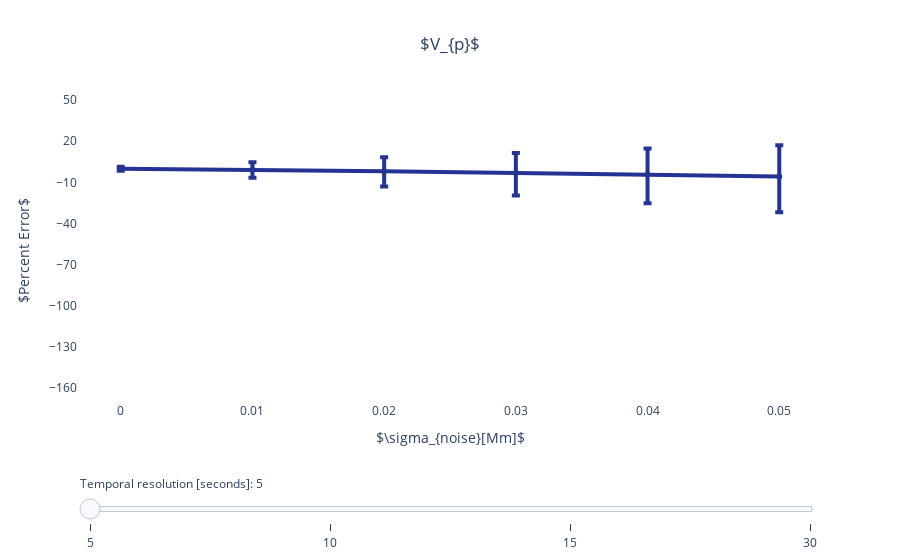

The notebook cell saved with this chart:
### Markdown cell above
## Figure 2 - third subfigure

### Code cell
file = loadmat('fig2andfig3vars.mat')

listSigmaC = np.squeeze(np.asarray((np.reshape(file['listSigmaC'], 6))))
curErr5 = file['curErr5']
errQt5 = file['errQt5']
errMd5 = file['errMd5']


# Third subplot

fig = go.Figure()
line_colours = cycle(['#253494','#2C7fB8','#41B6C4','#A1DAB4'])
legend_values=cycle(['5','10','15','30'])
for i in range(0,4):
    finalErrMd5=np.squeeze(np.asarray((np.reshape(errMd5[i,:], 6))))
    finalErrorDiff5=np.squeeze(np.asarray((np.reshape(abs(errQt5[i,:,0]-errMd5[i,:]), 6))))
    finalErrorDiffMinus5=np.squeeze(np.asarray((np.reshape(abs(errQt5[i,:,1]-errMd5[i,:]), 6))))
    fig.add_trace(go.Scatter(
        visible=False,
        x=listSigmaC,
        y=finalErrMd5,
        error_y=dict(
            type='data', # value of error bar given in data coordinates
            array=finalErrorDiff5,
            arrayminus=finalErrorDiffMinus5,
            symmetric=False,
            visible=True,
            thickness=4),
        line_color=next(line_colours),
        line_width=4, showlegend=False, name=next(legend_values)) 
    )
    
    
# Default value on the slider    
fig.data[0].visible = True

legend_values = [5, 10, 15, 30]

# Create and add slider
steps = []
for i in range(len(fig.data)):
    step = dict(
        method="update",
        args=[{"visible": [False] * len(fig.data)}],
        value=legend_values[i],
        label=legend_values[i]        
    )
    step["args"][0]["visible"][i] = True  # Toggle i'th trace to "visible"
    steps.append(step)

sliders = [dict(
    active=4,
    currentvalue={"prefix": "Temporal resolution [seconds]: "},
    pad={"t": 70}, #upper padding 
    steps=steps
)]


fig.update_xaxes(title_text=r'$\sigma_{noise}[Mm]$')
fig.update_layout(title=dict(text=r'$V_{p}$',
                             x=0.5,
                             xanchor='center'),
                  yaxis=dict(title=r'$Percent Error$',
                             showline=True,
                             range=[-170,50],
                             tickvals=[-160,-130,-100,-70,-40,-10,20,50],
                             ), 
                  plot_bgcolor='#ffffff',
                  legend=dict(yanchor='bottom', y=0.20, xanchor='right', x=0.30),
                  sliders=sliders
)


fig.show()

### Figure 1 — Plotly figure (JSON) as saved in the notebook; plotly's stock layout.template omitted (floating-point values rounded to 4 significant figures)
{"data": [{"error_y": {"array": [1.473, 5.431, 10.22, 14.59, 18.96, 22.89], "arrayminus": [1.382, 5.82, 11.06, 16.35, 20.8, 26.03], "symmetric": false, "thickness": 4, "type": "data", "visible": true}, "line": {"color": "#253494", "width": 4}, "name": "5", "showlegend": false, "type": "scatter", "visible": true, "x": [0, 0.01, 0.02, 0.03, 0.04, 0.05], "y": [-0.09666, -0.7704, -1.862, -3.19, -4.337, -5.785]}, {"error_y": {"array": [17.91, 20.79, 24.66, 28.42, 31.62, 35.33], "arrayminus": [14.78, 18.29, 23.0, 28.79, 33.13, 37.84], "symmetric": false, "thickness": 4, "type": "data", "visible": true}, "line": {"color": "#2C7fB8", "width": 4}, "name": "10", "showlegend": false, "type": "scatter", "visible": false, "x": [0, 0.01, 0.02, 0.03, 0.04, 0.05], "y": [0.737, -0.7456, -2.492, -3.803, -6.559, -9.353]}, {"error_y": {"array": [36.34, 38.87, 43.66, 47.25, 49.72, 52.33], "arrayminus": [39.11, 40.64, 45.31, 49.37, 52.96, 56.27], "symmetric": false, "thickness": 4, "type": "data", "visible": true}, "line": {"color": "#41B6C4", "width": 4}, "name": "15", "showlegend": false, "type": "scatter", "visible": false, "x": [0, 0.01, 0.02, 0.03, 0.04, 0.05], "y": [-3.157, -3.749, -4.766, -6.62, -9.495, -12.65]}, {"error_y": {"array": [16.51, 29.87, 36.66, 42.48, 47.31, 51.83], "arrayminus": [108.0, 102.1, 109.4, 115.2, 120.4, 121.0], "symmetric": false, "thickness": 4, "type": "data", "visible": true}, "line": {"color": "#A1DAB4", "width": 4}, "name": "30", "showlegend": false, "type": "scatter", "visible": false, "x": [0, 0.01, 0.02, 0.03, 0.04, 0.05], "y": [-52.96, -42.73, -39.91, -38.84, -39.45, -40.61]}], "layout": {"legend": {"x": 0.3, "xanchor": "right", "y": 0.2, "yanchor": "bottom"}, "plot_bgcolor": "#ffffff", "sliders": [{"active": 4, "currentvalue": {"prefix": "Temporal resolution [seconds]: "}, "pad": {"t": 70}, "steps": [{"args": [{"visible": [true, false, false, false]}], "label": "5", "method": "update", "value": "5"}, {"args": [{"visible": [false, true, false, false]}], "label": "10", "method": "update", "value": "10"}, {"args": [{"visible": [false, false, true, false]}], "label": "15", "method": "update", "value": "15"}, {"args": [{"visible": [false, false, false, true]}], "label": "30", "method": "update", "value": "30"}]}], "title": {"text": "$V_{p}$", "x": 0.5, "xanchor": "center"}, "xaxis": {"title": {"text": "$\\sigma_{noise}[Mm]$"}}, "yaxis": {"range": [-170, 50], "showline": true, "tickvals": [-160, -130, -100, -70, -40, -10, 20, 50], "title": {"text": "$Percent Error$"}}}}
